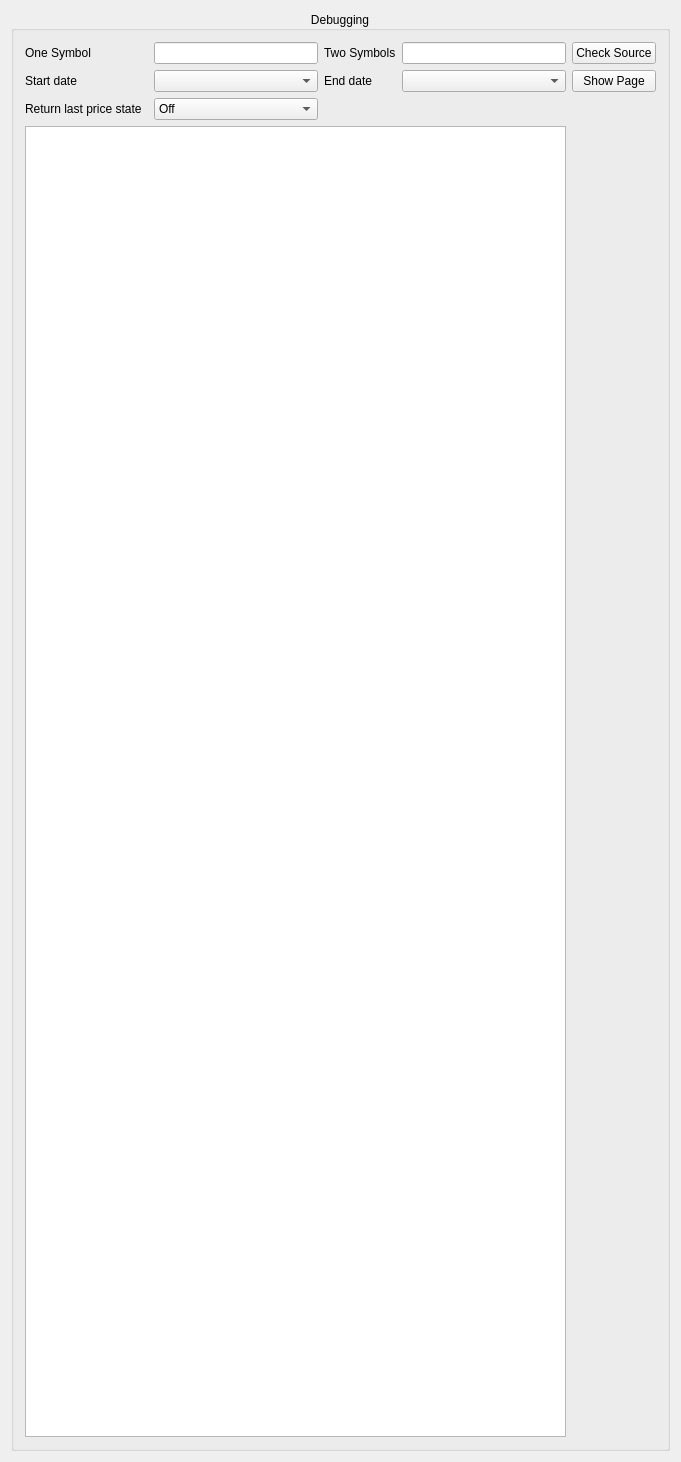
<?xml version="1.0" encoding="UTF-8"?>
<ui version="4.0">
 <class>AlkOnlineQuotesDebugWidget</class>
 <widget class="QWidget" name="AlkOnlineQuotesDebugWidget">
  <property name="geometry">
   <rect>
    <x>0</x>
    <y>0</y>
    <width>681</width>
    <height>1462</height>
   </rect>
  </property>
  <property name="minimumSize">
   <size>
    <width>0</width>
    <height>0</height>
   </size>
  </property>
  <property name="windowTitle">
   <string>Online Quotes</string>
  </property>
  <layout class="QVBoxLayout" name="verticalLayout_6">
   <item>
    <widget class="QGroupBox" name="debugGroupBox">
     <property name="title">
      <string>Debugging</string>
     </property>
     <property name="alignment">
      <set>Qt::AlignCenter</set>
     </property>
     <layout class="QGridLayout" name="gridLayout">
      <item row="0" column="5" rowspan="4">
       <layout class="QVBoxLayout" name="verticalLayout_2">
        <item>
         <widget class="AlkPushButton" name="m_checkButton">
          <property name="text">
           <string>Check Source</string>
          </property>
          <property name="icon">
           <iconset theme="check-constraint">
            <normaloff/>
           </iconset>
          </property>
         </widget>
        </item>
        <item>
         <widget class="AlkPushButton" name="m_showButton">
          <property name="text">
           <string>Show Page</string>
          </property>
         </widget>
        </item>
        <item>
         <spacer name="verticalSpacer_3">
          <property name="orientation">
           <enum>Qt::Vertical</enum>
          </property>
          <property name="sizeHint" stdset="0">
           <size>
            <width>20</width>
            <height>40</height>
           </size>
          </property>
         </spacer>
        </item>
       </layout>
      </item>
      <item row="0" column="2">
       <widget class="QLineEdit" name="m_checkSymbol"/>
      </item>
      <item row="1" column="3">
       <widget class="QLabel" name="m_endDateLabel">
        <property name="text">
         <string>End date</string>
        </property>
       </widget>
      </item>
      <item row="0" column="3">
       <widget class="QLabel" name="label_2">
        <property name="text">
         <string>Two Symbols</string>
        </property>
       </widget>
      </item>
      <item row="1" column="4">
       <widget class="KDateComboBox" name="m_endDateEdit"/>
      </item>
      <item row="3" column="0" colspan="5">
       <widget class="KTextEdit" name="m_logWindow"/>
      </item>
      <item row="1" column="2">
       <widget class="KDateComboBox" name="m_startDateEdit"/>
      </item>
      <item row="1" column="0">
       <widget class="QLabel" name="m_startDateLabel">
        <property name="text">
         <string>Start date</string>
        </property>
       </widget>
      </item>
      <item row="0" column="4">
       <widget class="QLineEdit" name="m_checkSymbol2"/>
      </item>
      <item row="0" column="0" colspan="2">
       <widget class="QLabel" name="label">
        <property name="text">
         <string>One Symbol</string>
        </property>
       </widget>
      </item>
      <item row="2" column="0">
       <widget class="QLabel" name="label_3">
        <property name="text">
         <string>Return last price state</string>
        </property>
       </widget>
      </item>
      <item row="2" column="2">
       <widget class="QComboBox" name="m_returnLastPriceStateComboBox">
        <item>
         <property name="text">
          <string>Off</string>
         </property>
        </item>
        <item>
         <property name="text">
          <string>Always</string>
         </property>
        </item>
        <item>
         <property name="text">
          <string>Always when today</string>
         </property>
        </item>
       </widget>
      </item>
     </layout>
    </widget>
   </item>
  </layout>
 </widget>
 <layoutdefault spacing="6" margin="11"/>
 <customwidgets>
  <customwidget>
   <class>KDateComboBox</class>
   <extends>KComboBox</extends>
   <header>kdatecombobox.h</header>
  </customwidget>
  <customwidget>
   <class>KComboBox</class>
   <extends>QComboBox</extends>
   <header>kcombobox.h</header>
  </customwidget>
  <customwidget>
   <class>KTextEdit</class>
   <extends>QTextEdit</extends>
   <header>ktextedit.h</header>
  </customwidget>
  <customwidget>
   <class>AlkPushButton</class>
   <extends>QPushButton</extends>
   <header>alkpushbutton.h</header>
  </customwidget>
 </customwidgets>
 <resources/>
 <connections/>
</ui>
